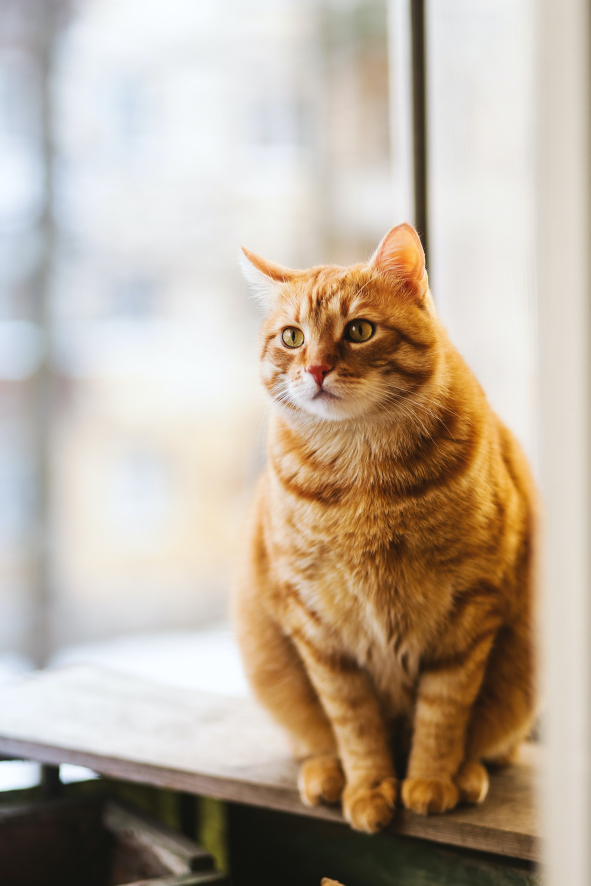
#> input picture img.jpg, 1771 x 2657 px (shown at 1/3 size)
$ jupyter execute '07. 이미지 자르기.ipynb'
#> lines starting #> are read from the running program, lines starting #| are printed output that depends on the picture; after the words box and inside, x2 and y2 are one past the last pixel; in counts of white or black regions, pixels touching at a corner belong together
# 7. 이미지 자르기

영역을 잘라서 새로운 윈도우(창)에 표시

[cell 1]
import cv2
img = cv2.imread('img.jpg')
#> img is the input picture: shape (2657, 1771, 3); mean B, G, R 157.9, 174.2, 188.7
#img.shape=(360,640,3)

crop = img[100:200,200:400]
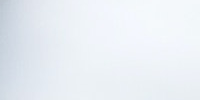
#> crop: shape (100, 200, 3); mean B, G, R 244.2, 238.4, 233.4

cv2.imshow('img',img)
cv2.imshow('crop',crop)
cv2.waitKey(0)

기존 윈도우에 표시

[cell 2]
import cv2
img = cv2.imread('img.jpg')
#img.shape=(360,640,3)

crop = img[100:200,200:400]
img[100:200, 400:600] = crop

cv2.imshow('img',img)

cv2.waitKey(0)


$ run again, with newspaper.jpg copied over img.jpg
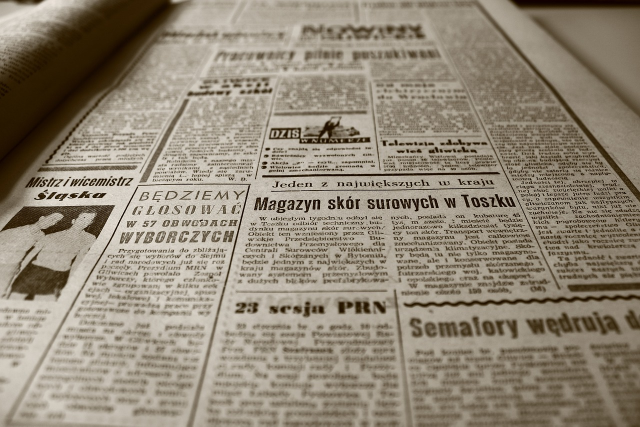
#> input picture newspaper.jpg, 1280 x 853 px (shown at 1/2 size)
#> img is the input picture: shape (853, 1280, 3); mean B, G, R 118.6, 135.1, 145.4
#> `crop = img[100:200,200:400]`:
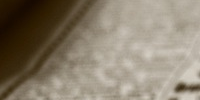
#> crop: shape (100, 200, 3); mean B, G, R 109.9, 127.1, 137.9
#> `img[100:200, 400:600] = crop`:
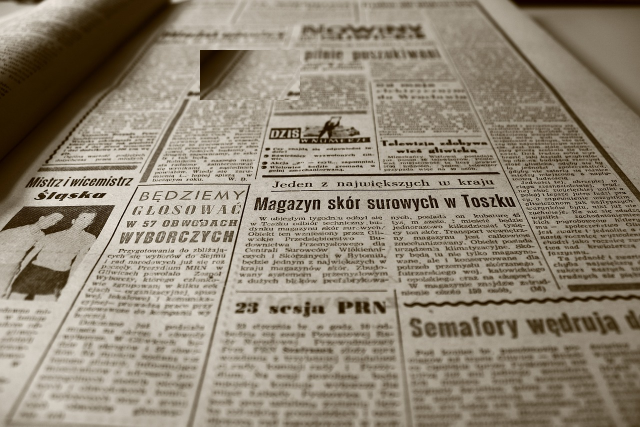
#> img: shape (853, 1280, 3) (shown at 1/2 size); 1.83% of pixels changed, all inside (x1, y1, x2, y2) = (400, 100, 600, 200)
